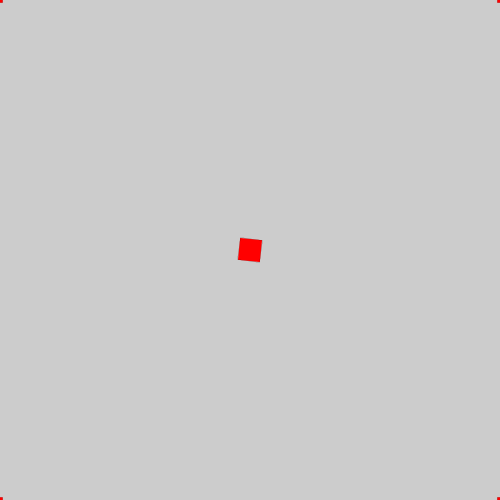
Frame 1 (no input)
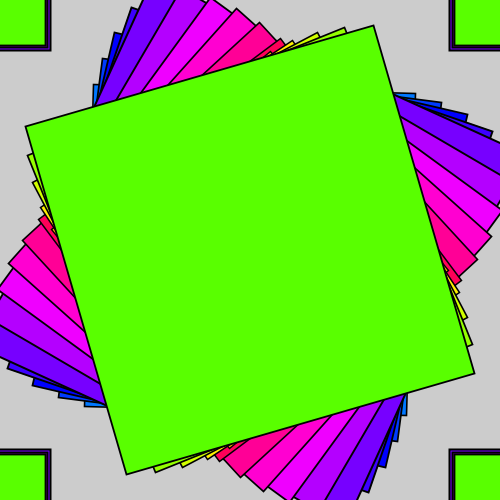
Frame 60 (the mouse pressed at the canvas centre just before this capture)
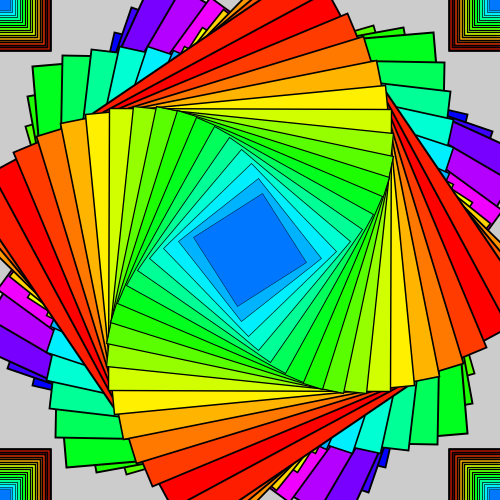
Frame 120 (the mouse held since frame 60 and released just before this capture)

The Processing sketch that drew these frames (run headless with seeded random() and noise(); from frame 60 on, the mouse is pressed at the canvas centre):

// Processing sketch: processing_112658
// ── processing_112658.pde

float angle = 0;
float s = 0.01;
float scaleSpeed = 0.1;

float hue = 0.0;
float offset = 10;

float counter = 0.0;

float rectX = 0.0;
float rectY = 0.0;
float radius = 100;






void setup()
{
  size(500, 500);
  colorMode(HSB);
    
}

void draw()
{
  rectX += 1;
  angle += 0.1;
  s += scaleSpeed;
  if (s > 2 || s < 0)
  {
    scaleSpeed = -scaleSpeed;
  }
  
  fill(hue, 255, 255);
  hue += offset;
  if(hue >= 255)
  {
    offset = -offset;
    hue = 255;
  }
  else if (hue < 0)
  {
    offset = -offset;
    hue = 0;
  }
  
 counter += 1 / 60.0;
 println(counter); 
 
 

  
  rectMode(CENTER);
  
  pushMatrix();
  translate(0, 0);
  scale(s);
  rect(0,0, 50, 50);
  popMatrix();
  
  pushMatrix();
  translate(500,0);
  scale(s);
  rect(0, 0, 50, 50);
  popMatrix();
  
  pushMatrix();
  translate(0, 500);
  scale(s);
  rect(0,0, 50, 50);
  popMatrix();
  
  pushMatrix();
  translate(500, 500);
  scale(s);
  rect(0, 0, 50, 50);
  popMatrix();
  
  pushMatrix();
   translate(width/2, height/2);
   rotate(angle);
   scale(s);
   rect(0, 0, 200, 200);
   popMatrix();
   if( counter > 5)
 {
   if(rectX > width)
   {
     rectX = 0;
   }
   
 float rectAngle = rectX * 2;
 float rectY = (height /2) + cos(radians(rectAngle)) * (height/2);
 rect(rectY, rectX, 100, 100);
 }
 

  
  
 
 
 

 
  
  
  
  
}
